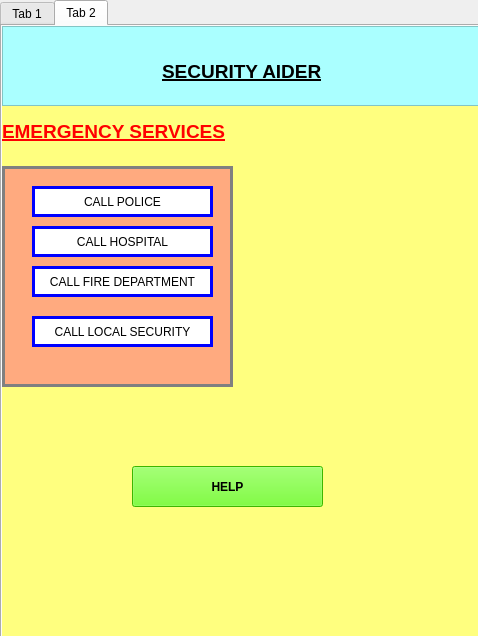
<?xml version="1.0" encoding="UTF-8"?>
<ui version="4.0">
    <class>MainWindow</class>
    <widget class="QMainWindow" name="MainWindow">
        <property name="geometry">
            <rect>
                <x>0</x>
                <y>0</y>
                <width>478</width>
                <height>636</height>
            </rect>
        </property>
        <property name="windowTitle">
            <string>MainWindow</string>
        </property>
        <widget class="QWidget" name="centralwidget">
            <widget class="QTabWidget" name="tabWidget">
                <property name="geometry">
                    <rect>
                        <x>0</x>
                        <y>0</y>
                        <width>481</width>
                        <height>641</height>
                    </rect>
                </property>
                <property name="styleSheet">
                    <string notr="true">

                        font: 75 8pt &quot;Sitka Subheading&quot;;
                    </string>
                </property>
                <property name="currentIndex">
                    <number>1</number>
                </property>
                <widget class="QWidget" name="tab">
                    <attribute name="title">
                        <string>Tab 1</string>
                    </attribute>
                    <widget class="QFrame" name="frame">
                        <property name="geometry">
                            <rect>
                                <x>0</x>
                                <y>0</y>
                                <width>491</width>
                                <height>251</height>
                            </rect>
                        </property>
                        <property name="styleSheet">
                            <string notr="true">background-color:rgb(255, 255, 127)</string>
                        </property>
                        <property name="frameShape">
                            <enum>QFrame::StyledPanel</enum>
                        </property>
                        <property name="frameShadow">
                            <enum>QFrame::Raised</enum>
                        </property>
                        <widget class="QLabel" name="label">
                            <property name="geometry">
                                <rect>
                                    <x>210</x>
                                    <y>30</y>
                                    <width>71</width>
                                    <height>31</height>
                                </rect>
                            </property>
                            <property name="styleSheet">
                                <string notr="true">color: rgb(0, 0, 0);</string>
                            </property>
                            <property name="text">
                                <string>&lt;html&gt;&lt;head/&gt;&lt;body&gt;&lt;p&gt;&lt;span style=&quot;
                                    font-size:14pt; font-weight:600; text-decoration: underline;&quot;&gt;SAFE&lt;/span&gt;&lt;/p&gt;&lt;/body&gt;&lt;/html&gt;
                                </string>
                            </property>
                        </widget>
                        <widget class="QLabel" name="label_2">
                            <property name="geometry">
                                <rect>
                                    <x>80</x>
                                    <y>80</y>
                                    <width>321</width>
                                    <height>141</height>
                                </rect>
                            </property>
                            <property name="text">
                                <string/>
                            </property>
                            <property name="pixmap">
                                <pixmap>../s.jpg</pixmap>
                            </property>
                        </widget>
                    </widget>
                    <widget class="QFrame" name="frame_2">
                        <property name="geometry">
                            <rect>
                                <x>0</x>
                                <y>250</y>
                                <width>481</width>
                                <height>91</height>
                            </rect>
                        </property>
                        <property name="styleSheet">
                            <string notr="true">background-color:rgb(0, 0, 0)</string>
                        </property>
                        <property name="frameShape">
                            <enum>QFrame::StyledPanel</enum>
                        </property>
                        <property name="frameShadow">
                            <enum>QFrame::Raised</enum>
                        </property>
                        <widget class="QPushButton" name="pushButton_2">
                            <property name="geometry">
                                <rect>
                                    <x>330</x>
                                    <y>20</y>
                                    <width>121</width>
                                    <height>51</height>
                                </rect>
                            </property>
                            <property name="styleSheet">
                                <string notr="true">background-color:white;
                                    border: 7px solid green;
                                    color:green;
                                    font-weight:bold;
                                </string>
                            </property>
                            <property name="text">
                                <string>True Alert</string>
                            </property>
                        </widget>
                        <widget class="QPushButton" name="pushButton_6">
                            <property name="geometry">
                                <rect>
                                    <x>70</x>
                                    <y>20</y>
                                    <width>121</width>
                                    <height>51</height>
                                </rect>
                            </property>
                            <property name="styleSheet">
                                <string notr="true">background-color:white;
                                    border: 7px solid red;
                                    color:red;
                                    font-weight:bold;
                                </string>
                            </property>
                            <property name="text">
                                <string>False Alert</string>
                            </property>
                        </widget>
                    </widget>
                    <widget class="QFrame" name="frame_3">
                        <property name="geometry">
                            <rect>
                                <x>0</x>
                                <y>340</y>
                                <width>481</width>
                                <height>291</height>
                            </rect>
                        </property>
                        <property name="styleSheet">
                            <string notr="true">background-color: rgb(170, 255, 255);</string>
                        </property>
                        <property name="frameShape">
                            <enum>QFrame::StyledPanel</enum>
                        </property>
                        <property name="frameShadow">
                            <enum>QFrame::Raised</enum>
                        </property>
                        <widget class="QPushButton" name="pushButton_3">
                            <property name="geometry">
                                <rect>
                                    <x>90</x>
                                    <y>200</y>
                                    <width>331</width>
                                    <height>31</height>
                                </rect>
                            </property>
                            <property name="styleSheet">
                                <string notr="true">background-color:rgb(255, 255, 127);
                                    font: 75 12pt &quot;Calibri&quot;;
                                    font-weight:bold;
                                    color: rgb(0, 0, 0);
                                </string>
                            </property>
                            <property name="text">
                                <string>REPORT</string>
                            </property>
                        </widget>
                        <widget class="QPushButton" name="pushButton_4">
                            <property name="geometry">
                                <rect>
                                    <x>150</x>
                                    <y>40</y>
                                    <width>201</width>
                                    <height>51</height>
                                </rect>
                            </property>
                            <property name="styleSheet">
                                <string notr="true">background-color: rgb(255, 170, 0);
                                    font: 75 12pt &quot;Calibri&quot;;
                                    font: 75 12pt &quot;Calibri&quot;;
                                    font-weight:bold;
                                    color: rgb(0, 0, 0);
                                </string>
                            </property>
                            <property name="text">
                                <string>SOS</string>
                            </property>
                        </widget>
                        <widget class="QPushButton" name="pushButton_5">
                            <property name="geometry">
                                <rect>
                                    <x>150</x>
                                    <y>120</y>
                                    <width>201</width>
                                    <height>51</height>
                                </rect>
                            </property>
                            <property name="styleSheet">
                                <string notr="true">background-color:rgb(85, 85, 255);
                                    font: 75 12pt &quot;Calibri&quot;;
                                    font-weight:bold;
                                    color: rgb(0, 0, 0);
                                </string>
                            </property>
                            <property name="text">
                                <string>CHECK VIDEO</string>
                            </property>
                        </widget>
                    </widget>
                </widget>
                <widget class="QWidget" name="tab_2">
                    <attribute name="title">
                        <string>Tab 2</string>
                    </attribute>
                    <widget class="QFrame" name="frame_5">
                        <property name="geometry">
                            <rect>
                                <x>-10</x>
                                <y>0</y>
                                <width>491</width>
                                <height>641</height>
                            </rect>
                        </property>
                        <property name="styleSheet">
                            <string notr="true">background-color: rgb(255, 255, 127);</string>
                        </property>
                        <property name="frameShape">
                            <enum>QFrame::StyledPanel</enum>
                        </property>
                        <property name="frameShadow">
                            <enum>QFrame::Raised</enum>
                        </property>
                        <widget class="QFrame" name="frame_6">
                            <property name="geometry">
                                <rect>
                                    <x>10</x>
                                    <y>0</y>
                                    <width>481</width>
                                    <height>80</height>
                                </rect>
                            </property>
                            <property name="styleSheet">
                                <string notr="true">background-color: rgb(170, 255, 255);</string>
                            </property>
                            <property name="frameShape">
                                <enum>QFrame::StyledPanel</enum>
                            </property>
                            <property name="frameShadow">
                                <enum>QFrame::Raised</enum>
                            </property>
                            <widget class="QLabel" name="label_4">
                                <property name="geometry">
                                    <rect>
                                        <x>160</x>
                                        <y>30</y>
                                        <width>191</width>
                                        <height>31</height>
                                    </rect>
                                </property>
                                <property name="styleSheet">
                                    <string notr="true">color: rgb(0, 0, 0);</string>
                                </property>
                                <property name="text">
                                    <string>&lt;html&gt;&lt;head/&gt;&lt;body&gt;&lt;p&gt;&lt;span style=&quot;
                                        font-size:14pt; font-weight:600; text-decoration: underline;&quot;&gt;SECURITY
                                        AIDER&lt;/span&gt;&lt;/p&gt;&lt;/body&gt;&lt;/html&gt;
                                    </string>
                                </property>
                            </widget>
                        </widget>
                        <widget class="QLabel" name="label_5">
                            <property name="geometry">
                                <rect>
                                    <x>10</x>
                                    <y>90</y>
                                    <width>231</width>
                                    <height>31</height>
                                </rect>
                            </property>
                            <property name="text">
                                <string>&lt;html&gt;&lt;head/&gt;&lt;body&gt;&lt;p&gt;&lt;span style=&quot;
                                    font-size:14pt; font-weight:600; text-decoration: underline; color:#ff0000;&quot;&gt;EMERGENCY
                                    SERVICES&lt;/span&gt;&lt;/p&gt;&lt;/body&gt;&lt;/html&gt;
                                </string>
                            </property>
                        </widget>
                        <widget class="QGroupBox" name="formGroupBox">
                            <property name="geometry">
                                <rect>
                                    <x>10</x>
                                    <y>140</y>
                                    <width>231</width>
                                    <height>221</height>
                                </rect>
                            </property>
                            <property name="styleSheet">
                                <string notr="true">background-color: rgb(255, 170, 127);
                                    border: 3px solid grey;
                                </string>
                            </property>
                            <widget class="QPushButton" name="pushButton">
                                <property name="geometry">
                                    <rect>
                                        <x>30</x>
                                        <y>20</y>
                                        <width>181</width>
                                        <height>31</height>
                                    </rect>
                                </property>
                                <property name="styleSheet">
                                    <string notr="true">border: 3px solid blue;
                                        background-color: white;
                                        font: 12pt &quot;Arial Rounded MT Bold&quot;;
                                        color: rgb(0, 0, 0);
                                    </string>
                                </property>
                                <property name="text">
                                    <string>CALL POLICE</string>
                                </property>
                            </widget>
                            <widget class="QPushButton" name="pushButton_7">
                                <property name="geometry">
                                    <rect>
                                        <x>30</x>
                                        <y>60</y>
                                        <width>181</width>
                                        <height>31</height>
                                    </rect>
                                </property>
                                <property name="styleSheet">
                                    <string notr="true">border: 3px solid blue;
                                        background-color: white;
                                        font: 10pt &quot;Arial Rounded MT Bold&quot;;
                                        color: rgb(0, 0, 0);
                                    </string>
                                </property>
                                <property name="text">
                                    <string>CALL HOSPITAL</string>
                                </property>
                            </widget>
                            <widget class="QPushButton" name="pushButton_8">
                                <property name="geometry">
                                    <rect>
                                        <x>30</x>
                                        <y>100</y>
                                        <width>181</width>
                                        <height>31</height>
                                    </rect>
                                </property>
                                <property name="styleSheet">
                                    <string notr="true">border: 3px solid blue;
                                        background-color: white;
                                        font: 10pt &quot;Arial Rounded MT Bold&quot;;
                                        color: rgb(0, 0, 0);
                                    </string>
                                </property>
                                <property name="text">
                                    <string>CALL FIRE DEPARTMENT</string>
                                </property>
                            </widget>
                            <widget class="QPushButton" name="pushButton_9">
                                <property name="geometry">
                                    <rect>
                                        <x>30</x>
                                        <y>150</y>
                                        <width>181</width>
                                        <height>31</height>
                                    </rect>
                                </property>
                                <property name="styleSheet">
                                    <string notr="true">border: 3px solid blue;
                                        background-color: white;
                                        font: 10pt &quot;Arial Rounded MT Bold&quot;;
                                        color: rgb(0, 0, 0);
                                    </string>
                                </property>
                                <property name="text">
                                    <string>CALL LOCAL SECURITY</string>
                                </property>
                            </widget>
                        </widget>
                        <widget class="QPushButton" name="pushButton_10">
                            <property name="geometry">
                                <rect>
                                    <x>140</x>
                                    <y>440</y>
                                    <width>191</width>
                                    <height>41</height>
                                </rect>
                            </property>
                            <property name="styleSheet">
                                <string notr="true">background-color: rgb(85, 255, 0);
                                    font: 75 12pt &quot;Calibri&quot;;
                                    font-weight:bold;
                                    color: rgb(0, 0, 0);
                                </string>
                            </property>
                            <property name="text">
                                <string>HELP</string>
                            </property>
                        </widget>
                    </widget>
                </widget>
            </widget>
        </widget>
    </widget>
    <resources/>
    <connections/>
</ui>
